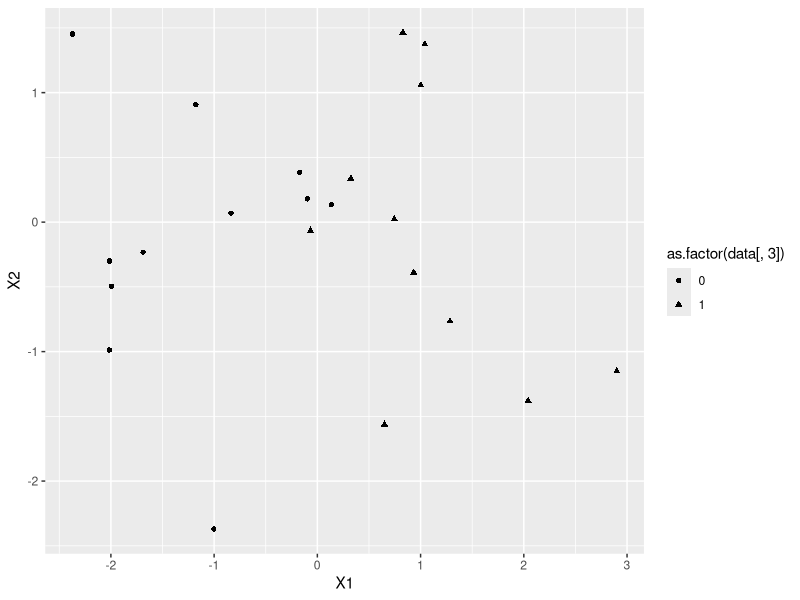
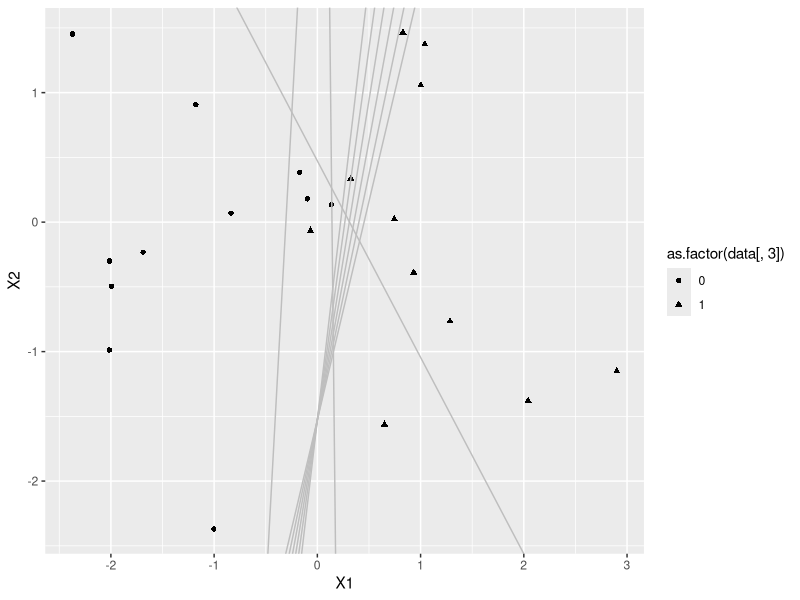
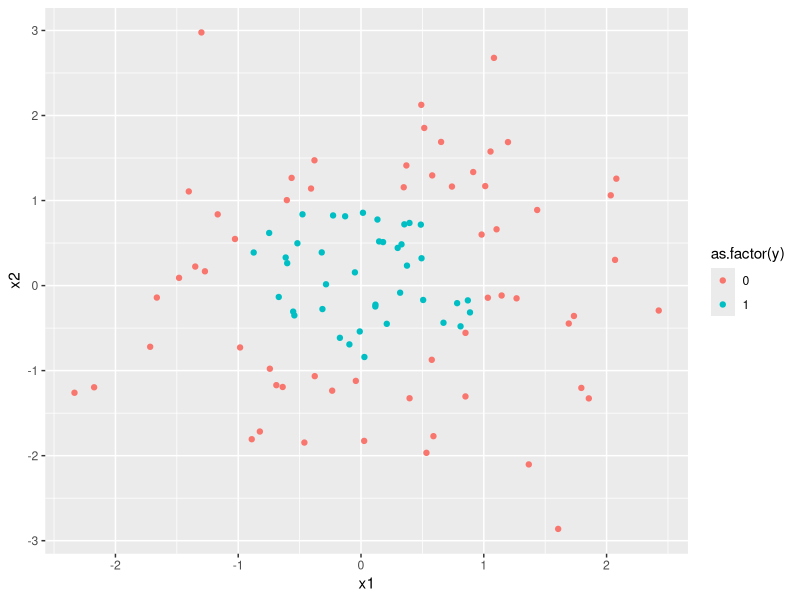
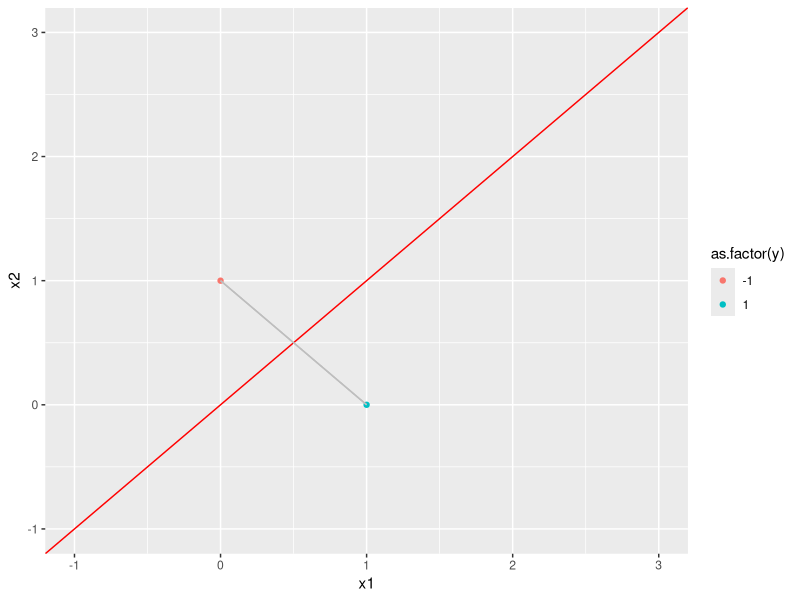

R code for these plots, in order:
## ---- chunk 1
library(MASS)
library(ggplot2)
data = mvrnorm(20, c(0, 0), matrix(c(2, 0, 0, 2), 2, 2))
minpos = min(data[,1][which(data[,1] > 0)])
maxneg = max(data[,1][which(data[,1] < 0)])
data = rbind(data.frame(data, data[,1] > 0), c(rep(runif(1, 0, minpos), 2), FALSE),
    c(rep(runif(1, maxneg, 0), 2), TRUE))
v = as.matrix(runif(3, 0, 1))
x.data = cbind(rep(1, dim(data)[1]), as.matrix(data[,1:2]))
y.data = as.matrix((data[,3] - 0.5) * 2)    
y.est = ((x.data %*% v > 0) - 0.5) * 2
v.data = as.matrix(v)
cnt = 1
while(any(y.est != y.data)){
    v = v + t(x.data) %*% (y.data - y.est)
    y.est = ((x.data %*% v > 0) - 0.5) * 2
    v.data = cbind(v.data, v)
    cnt = cnt + 1
    if(cnt == 10){break}}
graph = ggplot(data, mapping = aes(x = X1, y = X2, 
    shape = as.factor(data[,3]))) + geom_point()
graph.points = graph
for(i in 1:dim(v.data)[2]){
    graph = graph + geom_abline(intercept = v.data[1, i], 
        slope = -v.data[2, i] / v.data[3, i], col = 'grey')}
plot(graph.points)
plot(graph)
## ---- chunk 2
x1 = rnorm(100, 0, 1)
x2 = rnorm(100, 0, 1)
y = ifelse(x1 ^ 2 + x2 ^ 2 < 1, 1, 0)
d = data.frame(x1, x2, y)
library(ggplot2)
ggplot(d, aes(x = x1, y = x2, color = as.factor(y))) + geom_point()
## ---- chunk 3
x1 = c(1, 0)
x2 = c(0, 1)
y = c(1, -1)
d = data.frame(x1, x2, y)
ggplot(d, aes(x = x1, y = x2, color = as.factor(y))) +
	xlim(c(-1, 3)) + 
	ylim(c(-1, 3)) +
	geom_point() + 
	geom_abline(slope = 1, intercept = 0, col = 'red') + 
	geom_segment(x = x1[1], y = x1[2], xend = x2[1], yend = x2[2], col = 'grey')
